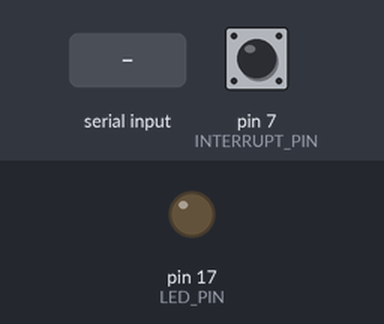
Simulated run of this sketch. Board: Arduino Leonardo, built with avr-gcc and run on an emulated ATmega32U4. Parts: output pins drawn as LEDs (lit = HIGH). The test bench sets the inputs (shaded band); at power-on: pin 7 (INTERRUPT_PIN) LOW. The sensor or clock chip raises its interrupt line as the real part does; what the sketch prints to the serial monitor is not drawn.

Above: at 0.8 s.
0.9 s: "1\n" received over Serial
At 2.4 s:
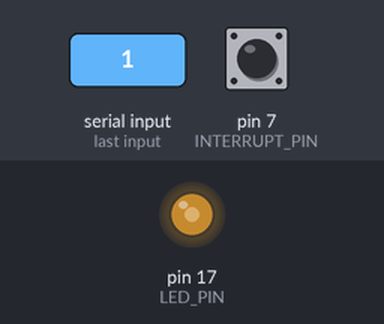
2.9 s: pin 7 (INTERRUPT_PIN) pulled HIGH for 0.15 s
At 4.0 s:
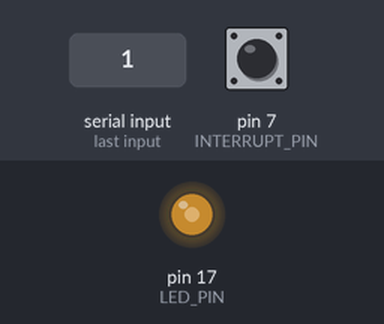
4.5 s: pin 7 (INTERRUPT_PIN) pulled HIGH for 1 s
At 5.2 s:
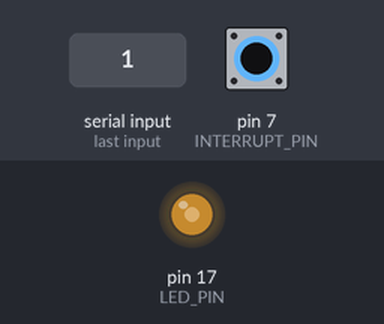
Timing chart, 0 to 7.5 s (numbered marks = the images above; inputs shaded):
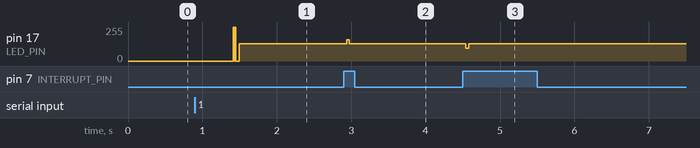

The sketch:

MPU6050_DMP6.ino
```cpp
// I2C device class (I2Cdev) demonstration Arduino sketch for MPU6050 class using DMP (MotionApps v2.0)
// 6/21/2012 by Jeff Rowberg <jeff@rowberg.net>
// Updates should (hopefully) always be available at https://github.com/jrowberg/i2cdevlib
//
// Changelog:
//      2013-05-08 - added seamless Fastwire support
//                 - added note about gyro calibration
//      2012-06-21 - added note about Arduino 1.0.1 + Leonardo compatibility error
//      2012-06-20 - improved FIFO overflow handling and simplified read process
//      2012-06-19 - completely rearranged DMP initialization code and simplification
//      2012-06-13 - pull gyro and accel data from FIFO packet instead of reading directly
//      2012-06-09 - fix broken FIFO read sequence and change interrupt detection to RISING
//      2012-06-05 - add gravity-compensated initial reference frame acceleration output
//                 - add 3D math helper file to DMP6 example sketch
//                 - add Euler output and Yaw/Pitch/Roll output formats
//      2012-06-04 - remove accel offset clearing for better results (thanks Sungon Lee)
//      2012-06-01 - fixed gyro sensitivity to be 2000 deg/sec instead of 250
//      2012-05-30 - basic DMP initialization working

/* ============================================
I2Cdev device library code is placed under the MIT license
Copyright (c) 2012 Jeff Rowberg

Permission is hereby granted, free of charge, to any person obtaining a copy
of this software and associated documentation files (the "Software"), to deal
in the Software without restriction, including without limitation the rights
to use, copy, modify, merge, publish, distribute, sublicense, and/or sell
copies of the Software, and to permit persons to whom the Software is
furnished to do so, subject to the following conditions:

The above copyright notice and this permission notice shall be included in
all copies or substantial portions of the Software.

THE SOFTWARE IS PROVIDED "AS IS", WITHOUT WARRANTY OF ANY KIND, EXPRESS OR
IMPLIED, INCLUDING BUT NOT LIMITED TO THE WARRANTIES OF MERCHANTABILITY,
FITNESS FOR A PARTICULAR PURPOSE AND NONINFRINGEMENT. IN NO EVENT SHALL THE
AUTHORS OR COPYRIGHT HOLDERS BE LIABLE FOR ANY CLAIM, DAMAGES OR OTHER
LIABILITY, WHETHER IN AN ACTION OF CONTRACT, TORT OR OTHERWISE, ARISING FROM,
OUT OF OR IN CONNECTION WITH THE SOFTWARE OR THE USE OR OTHER DEALINGS IN
THE SOFTWARE.
===============================================
*/

// I2Cdev and MPU6050 must be installed as libraries, or else the .cpp/.h files
// for both classes must be in the include path of your project
#include "I2Cdev.h"

#include "MPU6050_6Axis_MotionApps20.h"
//#include "MPU6050.h" // not necessary if using MotionApps include file

// Arduino Wire library is required if I2Cdev I2CDEV_ARDUINO_WIRE implementation
// is used in I2Cdev.h
#if I2CDEV_IMPLEMENTATION == I2CDEV_ARDUINO_WIRE
    #include "Wire.h"
#endif

// class default I2C address is 0x68
// specific I2C addresses may be passed as a parameter here
// AD0 low = 0x68 (default for SparkFun breakout and InvenSense evaluation board)
// AD0 high = 0x69
MPU6050 mpu;
//MPU6050 mpu(0x69); // <-- use for AD0 high

/* =========================================================================
   NOTE: In addition to connection 3.3v, GND, SDA, and SCL, this sketch
   depends on the MPU-6050's INT pin being connected to the Arduino's
   external interrupt #0 pin. On the Arduino Uno and Mega 2560, this is
   digital I/O pin 2.
 * ========================================================================= */

/* =========================================================================
   NOTE: Arduino v1.0.1 with the Leonardo board generates a compile error
   when using Serial.write(buf, len). The Teapot output uses this method.
   The solution requires a modification to the Arduino USBAPI.h file, which
   is fortunately simple, but annoying. This will be fixed in the next IDE
   release. For more info, see these links:

   http://arduino.cc/forum/index.php/topic,109987.0.html
   http://code.google.com/p/arduino/issues/detail?id=958
 * ========================================================================= */


// uncomment "OUTPUT_READABLE_QUATERNION" if you want to see the actual
// quaternion components in a [w, x, y, z] format (not best for parsing
// on a remote host such as Processing or something though)
//#define OUTPUT_READABLE_QUATERNION

// uncomment "OUTPUT_READABLE_EULER" if you want to see Euler angles
// (in degrees) calculated from the quaternions coming from the FIFO.
// Note that Euler angles suffer from gimbal lock (for more info, see
// http://en.wikipedia.org/wiki/Gimbal_lock)
//#define OUTPUT_READABLE_EULER

// uncomment "OUTPUT_READABLE_YAWPITCHROLL" if you want to see the yaw/
// pitch/roll angles (in degrees) calculated from the quaternions coming
// from the FIFO. Note this also requires gravity vector calculations.
// Also note that yaw/pitch/roll angles suffer from gimbal lock (for
// more info, see: http://en.wikipedia.org/wiki/Gimbal_lock)
// #define OUTPUT_READABLE_YAWPITCHROLL

// uncomment "OUTPUT_READABLE_REALACCEL" if you want to see acceleration
// components with gravity removed. This acceleration reference frame is
// not compensated for orientation, so +X is always +X according to the
// sensor, just without the effects of gravity. If you want acceleration
// compensated for orientation, us OUTPUT_READABLE_WORLDACCEL instead.
//#define OUTPUT_READABLE_REALACCEL

// uncomment "OUTPUT_READABLE_WORLDACCEL" if you want to see acceleration
// components with gravity removed and adjusted for the world frame of
// reference (yaw is relative to initial orientation, since no magnetometer
// is present in this case). Could be quite handy in some cases.
// #define OUTPUT_READABLE_WORLDACCEL

// uncomment "OUTPUT_TEAPOT" if you want output that matches the
// format used for the InvenSense teapot demo
#define OUTPUT_TEAPOT


#define INTERRUPT_PIN 7  // use pin 2 on Arduino Uno & most boards
#define LED_PIN 17 // (Arduino is 13, Teensy is 11, Teensy++ is 6)
bool blinkState = false;

// MPU control/status vars
bool dmpReady = false;  // set true if DMP init was successful
uint8_t mpuIntStatus;   // holds actual interrupt status byte from MPU
uint8_t devStatus;      // return status after each device operation (0 = success, !0 = error)
uint16_t packetSize;    // expected DMP packet size (default is 42 bytes)
uint16_t fifoCount;     // count of all bytes currently in FIFO
uint8_t fifoBuffer[64]; // FIFO storage buffer

// orientation/motion vars
Quaternion q;           // [w, x, y, z]         quaternion container
VectorInt16 aa;         // [x, y, z]            accel sensor measurements
VectorInt16 aaReal;     // [x, y, z]            gravity-free accel sensor measurements
VectorInt16 aaWorld;    // [x, y, z]            world-frame accel sensor measurements
VectorFloat gravity;    // [x, y, z]            gravity vector
float euler[3];         // [psi, theta, phi]    Euler angle container
float ypr[3];           // [yaw, pitch, roll]   yaw/pitch/roll container and gravity vector

// packet structure for InvenSense teapot demo
uint8_t teapotPacket[14] = { '$', 0x02, 0,0, 0,0, 0,0, 0,0, 0x00, 0x00, '\r', '\n' };


// ================================================================
// ===               INTERRUPT DETECTION ROUTINE                ===
// ================================================================

volatile bool mpuInterrupt = false;     // indicates whether MPU interrupt pin has gone high
void dmpDataReady() {
    mpuInterrupt = true;
}


// ================================================================
// ===                      INITIAL SETUP                       ===
// ================================================================

void setup() {
    // join I2C bus (I2Cdev library doesn't do this automatically)
    #if I2CDEV_IMPLEMENTATION == I2CDEV_ARDUINO_WIRE
        Wire.begin();
        Wire.setClock(400000); // 400kHz I2C clock. Comment this line if having compilation difficulties
    #elif I2CDEV_IMPLEMENTATION == I2CDEV_BUILTIN_FASTWIRE
        Fastwire::setup(400, true);
    #endif

    // initialize serial communication
    // (115200 chosen because it is required for Teapot Demo output, but it's
    // really up to you depending on your project)
    Serial.begin(115200);
    while (!Serial); // wait for Leonardo enumeration, others continue immediately

    // NOTE: 8MHz or slower host processors, like the Teensy @ 3.3V or Arduino
    // Pro Mini running at 3.3V, cannot handle this baud rate reliably due to
    // the baud timing being too misaligned with processor ticks. You must use
    // 38400 or slower in these cases, or use some kind of external separate
    // crystal solution for the UART timer.

    // initialize device
    Serial.println(F("Initializing I2C devices..."));
    mpu.initialize();
    pinMode(INTERRUPT_PIN, INPUT);

    // verify connection
    Serial.println(F("Testing device connections..."));
    Serial.println(mpu.testConnection() ? F("MPU6050 connection successful") : F("MPU6050 connection failed"));

    // wait for ready
    Serial.println(F("\nSend any character to begin DMP programming and demo: "));
    while (Serial.available() && Serial.read()); // empty buffer
    while (!Serial.available());                 // wait for data
    while (Serial.available() && Serial.read()); // empty buffer again

    // load and configure the DMP
    Serial.println(F("Initializing DMP..."));
    devStatus = mpu.dmpInitialize();

    // [Config] supply your own gyro offsets here, scaled for min sensitivity
    // Latest update: 10/11/17 17:06
    mpu.setXGyroOffset(420);
    mpu.setYGyroOffset(50);
    mpu.setZGyroOffset(0);
    mpu.setZAccelOffset(-2000); // 1688 factory default for my test chip

    // make sure it worked (returns 0 if so)
    if (devStatus == 0) {
        // turn on the DMP, now that it's ready
        Serial.println(F("Enabling DMP..."));
        mpu.setDMPEnabled(true);

        // enable Arduino interrupt detection
        Serial.println(F("Enabling interrupt detection (Arduino external interrupt 0)..."));
        attachInterrupt(digitalPinToInterrupt(INTERRUPT_PIN), dmpDataReady, RISING);
        mpuIntStatus = mpu.getIntStatus();

        // set our DMP Ready flag so the main loop() function knows it's okay to use it
        Serial.println(F("DMP ready! Waiting for first interrupt..."));
        dmpReady = true;

        // get expected DMP packet size for later comparison
        packetSize = mpu.dmpGetFIFOPacketSize();
    } else {
        // ERROR!
        // 1 = initial memory load failed
        // 2 = DMP configuration updates failed
        // (if it's going to break, usually the code will be 1)
        Serial.print(F("DMP Initialization failed (code "));
        Serial.print(devStatus);
        Serial.println(F(")"));
    }

    // configure LED for output
    pinMode(LED_PIN, OUTPUT);
}


// ================================================================
// ===                    MAIN PROGRAM LOOP                     ===
// ================================================================

void loop() {
    // if programming failed, don't try to do anything
    if (!dmpReady) return;

    // wait for MPU interrupt or extra packet(s) available
    while (!mpuInterrupt && fifoCount < packetSize) {
        // other program behavior stuff here
        // .
        // .
        // .
        // if you are really paranoid you can frequently test in between other
        // stuff to see if mpuInterrupt is true, and if so, "break;" from the
        // while() loop to immediately process the MPU data
        // .
        // .
        // .
    }

    // reset interrupt flag and get INT_STATUS byte
    mpuInterrupt = false;
    mpuIntStatus = mpu.getIntStatus();

    // get current FIFO count
    fifoCount = mpu.getFIFOCount();

    // check for overflow (this should never happen unless our code is too inefficient)
    if ((mpuIntStatus & 0x10) || fifoCount == 1024) {
        // reset so we can continue cleanly
        mpu.resetFIFO();
        Serial.println(F("FIFO overflow!"));

    // otherwise, check for DMP data ready interrupt (this should happen frequently)
    } else if (mpuIntStatus & 0x02) {
        // wait for correct available data length, should be a VERY short wait
        while (fifoCount < packetSize) fifoCount = mpu.getFIFOCount();

        // read a packet from FIFO
        mpu.getFIFOBytes(fifoBuffer, packetSize);

        // track FIFO count here in case there is > 1 packet available
        // (this lets us immediately read more without waiting for an interrupt)
        fifoCount -= packetSize;

        #ifdef OUTPUT_READABLE_QUATERNION
            // display quaternion values in easy matrix form: w x y z
            mpu.dmpGetQuaternion(&q, fifoBuffer);
            Serial.print("quat\t");
            Serial.print(q.w);
            Serial.print("\t");
            Serial.print(q.x);
            Serial.print("\t");
            Serial.print(q.y);
            Serial.print("\t");
            Serial.println(q.z);
        #endif

        #ifdef OUTPUT_READABLE_EULER
            // display Euler angles in degrees
            mpu.dmpGetQuaternion(&q, fifoBuffer);
            mpu.dmpGetEuler(euler, &q);
            Serial.print("euler\t");
            Serial.print(euler[0] * 180/M_PI);
            Serial.print("\t");
            Serial.print(euler[1] * 180/M_PI);
            Serial.print("\t");
            Serial.println(euler[2] * 180/M_PI);
        #endif

        #ifdef OUTPUT_READABLE_YAWPITCHROLL
            // display Euler angles in degrees
            mpu.dmpGetQuaternion(&q, fifoBuffer);
            mpu.dmpGetGravity(&gravity, &q);
            mpu.dmpGetYawPitchRoll(ypr, &q, &gravity);
            Serial.print("ypr\t");
            Serial.print(ypr[0] * 180/M_PI);
            Serial.print("\t");
            Serial.print(ypr[1] * 180/M_PI);
            Serial.print("\t");
            Serial.println(ypr[2] * 180/M_PI);
        #endif

        #ifdef OUTPUT_READABLE_REALACCEL
            // display real acceleration, adjusted to remove gravity
            mpu.dmpGetQuaternion(&q, fifoBuffer);
            mpu.dmpGetAccel(&aa, fifoBuffer);
            mpu.dmpGetGravity(&gravity, &q);
            mpu.dmpGetLinearAccel(&aaReal, &aa, &gravity);
            Serial.print("areal\t");
            Serial.print(aaReal.x);
            Serial.print("\t");
            Serial.print(aaReal.y);
            Serial.print("\t");
            Serial.println(aaReal.z);
        #endif

        #ifdef OUTPUT_READABLE_WORLDACCEL
            // display initial world-frame acceleration, adjusted to remove gravity
            // and rotated based on known orientation from quaternion
            mpu.dmpGetQuaternion(&q, fifoBuffer);
            mpu.dmpGetAccel(&aa, fifoBuffer);
            mpu.dmpGetGravity(&gravity, &q);
            mpu.dmpGetLinearAccel(&aaReal, &aa, &gravity);
            mpu.dmpGetLinearAccelInWorld(&aaWorld, &aaReal, &q);
            Serial.print("aworld\t");
            Serial.print(aaWorld.x);
            Serial.print("\t");
            Serial.print(aaWorld.y);
            Serial.print("\t");
            Serial.println(aaWorld.z);
        #endif

        #ifdef OUTPUT_TEAPOT
            // display quaternion values in InvenSense Teapot demo format:
            teapotPacket[2] = fifoBuffer[0];
            teapotPacket[3] = fifoBuffer[1];
            teapotPacket[4] = fifoBuffer[4];
            teapotPacket[5] = fifoBuffer[5];
            teapotPacket[6] = fifoBuffer[8];
            teapotPacket[7] = fifoBuffer[9];
            teapotPacket[8] = fifoBuffer[12];
            teapotPacket[9] = fifoBuffer[13];
            Serial.write(teapotPacket, 14);
            teapotPacket[11]++; // packetCount, loops at 0xFF on purpose
        #endif

        // blink LED to indicate activity
        blinkState = !blinkState;
        digitalWrite(LED_PIN, blinkState);
    }
}
```

Measured:
- after the input at 0.9 s, pin 17 (LED_PIN): 0/255 → 128/255 after 0.52 s
- after the input at 2.9 s, pin 17 (LED_PIN): 128/255 → 158/255 at once, → 128/255 0.04 s later
- after the input at 4.5 s, pin 17 (LED_PIN): 128/255 → 97/255 at once, → 128/255 0.04 s later
